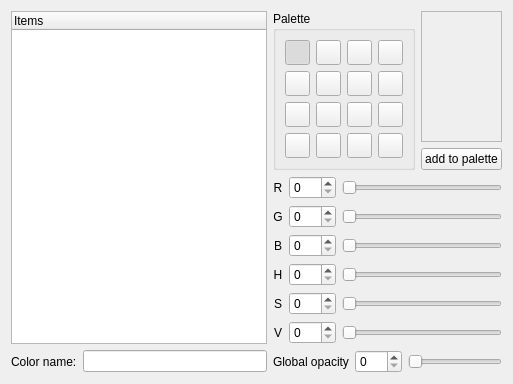
     <widget class="QWidget" name="tab2" >
      <attribute name="title">
       <string>Colors</string>
      </attribute>
      <layout class="QGridLayout" name="gridLayout_2">
       <item row="0" column="0" rowspan="2">
        <widget class="QTreeWidget" name="itemList">
         <property name="rootIsDecorated">
          <bool>true</bool>
         </property>
         <property name="allColumnsShowFocus">
          <bool>true</bool>
         </property>
         <column>
          <property name="text">
           <string>Items</string>
          </property>
         </column>
        </widget>
       </item>
       <item row="0" column="1">
        <widget class="QGroupBox" name="aPaletteBox">
         <property name="sizePolicy">
          <sizepolicy hsizetype="Maximum" vsizetype="Preferred">
           <horstretch>0</horstretch>
           <verstretch>0</verstretch>
          </sizepolicy>
         </property>
         <property name="focusPolicy">
          <enum>Qt::NoFocus</enum>
         </property>
         <property name="title">
          <string>Palette</string>
         </property>
         <property name="selectedId" stdset="0">
          <number>0</number>
         </property>
         <layout class="QGridLayout" name="gridLayout_1">
          <item row="0" column="0">
           <widget class="QPushButton" name="palette0">
            <property name="sizePolicy">
             <sizepolicy hsizetype="Fixed" vsizetype="Fixed">
              <horstretch>0</horstretch>
              <verstretch>0</verstretch>
             </sizepolicy>
            </property>
            <property name="minimumSize">
             <size>
              <width>25</width>
              <height>25</height>
             </size>
            </property>
            <property name="maximumSize">
             <size>
              <width>25</width>
              <height>25</height>
             </size>
            </property>
            <property name="autoFillBackground">
             <bool>false</bool>
            </property>
            <property name="text">
             <string/>
            </property>
            <property name="checkable">
             <bool>true</bool>
            </property>
            <property name="checked">
             <bool>true</bool>
            </property>
           </widget>
          </item>
          <item row="0" column="1">
           <widget class="QPushButton" name="palette1">
            <property name="sizePolicy">
             <sizepolicy hsizetype="Fixed" vsizetype="Fixed">
              <horstretch>0</horstretch>
              <verstretch>0</verstretch>
             </sizepolicy>
            </property>
            <property name="minimumSize">
             <size>
              <width>25</width>
              <height>25</height>
             </size>
            </property>
            <property name="maximumSize">
             <size>
              <width>25</width>
              <height>25</height>
             </size>
            </property>
            <property name="autoFillBackground">
             <bool>false</bool>
            </property>
            <property name="text">
             <string/>
            </property>
            <property name="checkable">
             <bool>true</bool>
            </property>
           </widget>
          </item>
          <item row="0" column="2">
           <widget class="QPushButton" name="palette2">
            <property name="sizePolicy">
             <sizepolicy hsizetype="Fixed" vsizetype="Fixed">
              <horstretch>0</horstretch>
              <verstretch>0</verstretch>
             </sizepolicy>
            </property>
            <property name="minimumSize">
             <size>
              <width>25</width>
              <height>25</height>
             </size>
            </property>
            <property name="maximumSize">
             <size>
              <width>25</width>
              <height>25</height>
             </size>
            </property>
            <property name="autoFillBackground">
             <bool>false</bool>
            </property>
            <property name="text">
             <string/>
            </property>
            <property name="checkable">
             <bool>true</bool>
            </property>
           </widget>
          </item>
          <item row="0" column="3">
           <widget class="QPushButton" name="palette3">
            <property name="sizePolicy">
             <sizepolicy hsizetype="Fixed" vsizetype="Fixed">
              <horstretch>0</horstretch>
              <verstretch>0</verstretch>
             </sizepolicy>
            </property>
            <property name="minimumSize">
             <size>
              <width>25</width>
              <height>25</height>
             </size>
            </property>
            <property name="maximumSize">
             <size>
              <width>25</width>
              <height>25</height>
             </size>
            </property>
            <property name="autoFillBackground">
             <bool>false</bool>
            </property>
            <property name="text">
             <string/>
            </property>
            <property name="checkable">
             <bool>true</bool>
            </property>
           </widget>
          </item>
          <item row="1" column="0">
           <widget class="QPushButton" name="palette4">
            <property name="sizePolicy">
             <sizepolicy hsizetype="Fixed" vsizetype="Fixed">
              <horstretch>0</horstretch>
              <verstretch>0</verstretch>
             </sizepolicy>
            </property>
            <property name="minimumSize">
             <size>
              <width>25</width>
              <height>25</height>
             </size>
            </property>
            <property name="maximumSize">
             <size>
              <width>25</width>
              <height>25</height>
             </size>
            </property>
            <property name="autoFillBackground">
             <bool>false</bool>
            </property>
            <property name="text">
             <string/>
            </property>
            <property name="checkable">
             <bool>true</bool>
            </property>
           </widget>
          </item>
          <item row="1" column="1">
           <widget class="QPushButton" name="palette5">
            <property name="sizePolicy">
             <sizepolicy hsizetype="Fixed" vsizetype="Fixed">
              <horstretch>0</horstretch>
              <verstretch>0</verstretch>
             </sizepolicy>
            </property>
            <property name="minimumSize">
             <size>
              <width>25</width>
              <height>25</height>
             </size>
            </property>
            <property name="maximumSize">
             <size>
              <width>25</width>
              <height>25</height>
             </size>
            </property>
            <property name="autoFillBackground">
             <bool>false</bool>
            </property>
            <property name="text">
             <string/>
            </property>
            <property name="checkable">
             <bool>true</bool>
            </property>
           </widget>
          </item>
          <item row="1" column="2">
           <widget class="QPushButton" name="palette6">
            <property name="sizePolicy">
             <sizepolicy hsizetype="Fixed" vsizetype="Fixed">
              <horstretch>0</horstretch>
              <verstretch>0</verstretch>
             </sizepolicy>
            </property>
            <property name="minimumSize">
             <size>
              <width>25</width>
              <height>25</height>
             </size>
            </property>
            <property name="maximumSize">
             <size>
              <width>25</width>
              <height>25</height>
             </size>
            </property>
            <property name="autoFillBackground">
             <bool>false</bool>
            </property>
            <property name="text">
             <string/>
            </property>
            <property name="checkable">
             <bool>true</bool>
            </property>
           </widget>
          </item>
          <item row="1" column="3">
           <widget class="QPushButton" name="palette7">
            <property name="sizePolicy">
             <sizepolicy hsizetype="Fixed" vsizetype="Fixed">
              <horstretch>0</horstretch>
              <verstretch>0</verstretch>
             </sizepolicy>
            </property>
            <property name="minimumSize">
             <size>
              <width>25</width>
              <height>25</height>
             </size>
            </property>
            <property name="maximumSize">
             <size>
              <width>25</width>
              <height>25</height>
             </size>
            </property>
            <property name="autoFillBackground">
             <bool>false</bool>
            </property>
            <property name="text">
             <string/>
            </property>
            <property name="checkable">
             <bool>true</bool>
            </property>
           </widget>
          </item>
          <item row="2" column="0">
           <widget class="QPushButton" name="palette8">
            <property name="sizePolicy">
             <sizepolicy hsizetype="Fixed" vsizetype="Fixed">
              <horstretch>0</horstretch>
              <verstretch>0</verstretch>
             </sizepolicy>
            </property>
            <property name="minimumSize">
             <size>
              <width>25</width>
              <height>25</height>
             </size>
            </property>
            <property name="maximumSize">
             <size>
              <width>25</width>
              <height>25</height>
             </size>
            </property>
            <property name="autoFillBackground">
             <bool>false</bool>
            </property>
            <property name="text">
             <string/>
            </property>
            <property name="checkable">
             <bool>true</bool>
            </property>
           </widget>
          </item>
          <item row="2" column="1">
           <widget class="QPushButton" name="palette9">
            <property name="sizePolicy">
             <sizepolicy hsizetype="Fixed" vsizetype="Fixed">
              <horstretch>0</horstretch>
              <verstretch>0</verstretch>
             </sizepolicy>
            </property>
            <property name="minimumSize">
             <size>
              <width>25</width>
              <height>25</height>
             </size>
            </property>
            <property name="maximumSize">
             <size>
              <width>25</width>
              <height>25</height>
             </size>
            </property>
            <property name="autoFillBackground">
             <bool>false</bool>
            </property>
            <property name="text">
             <string/>
            </property>
            <property name="checkable">
             <bool>true</bool>
            </property>
           </widget>
          </item>
          <item row="2" column="2">
           <widget class="QPushButton" name="palette10">
            <property name="sizePolicy">
             <sizepolicy hsizetype="Fixed" vsizetype="Fixed">
              <horstretch>0</horstretch>
              <verstretch>0</verstretch>
             </sizepolicy>
            </property>
            <property name="minimumSize">
             <size>
              <width>25</width>
              <height>25</height>
             </size>
            </property>
            <property name="maximumSize">
             <size>
              <width>25</width>
              <height>25</height>
             </size>
            </property>
            <property name="autoFillBackground">
             <bool>false</bool>
            </property>
            <property name="text">
             <string/>
            </property>
            <property name="checkable">
             <bool>true</bool>
            </property>
           </widget>
          </item>
          <item row="2" column="3">
           <widget class="QPushButton" name="palette11">
            <property name="sizePolicy">
             <sizepolicy hsizetype="Fixed" vsizetype="Fixed">
              <horstretch>0</horstretch>
              <verstretch>0</verstretch>
             </sizepolicy>
            </property>
            <property name="minimumSize">
             <size>
              <width>25</width>
              <height>25</height>
             </size>
            </property>
            <property name="maximumSize">
             <size>
              <width>25</width>
              <height>25</height>
             </size>
            </property>
            <property name="autoFillBackground">
             <bool>false</bool>
            </property>
            <property name="text">
             <string/>
            </property>
            <property name="checkable">
             <bool>true</bool>
            </property>
           </widget>
          </item>
          <item row="3" column="0">
           <widget class="QPushButton" name="palette12">
            <property name="sizePolicy">
             <sizepolicy hsizetype="Fixed" vsizetype="Fixed">
              <horstretch>0</horstretch>
              <verstretch>0</verstretch>
             </sizepolicy>
            </property>
            <property name="minimumSize">
             <size>
              <width>25</width>
              <height>25</height>
             </size>
            </property>
            <property name="maximumSize">
             <size>
              <width>25</width>
              <height>25</height>
             </size>
            </property>
            <property name="autoFillBackground">
             <bool>false</bool>
            </property>
            <property name="text">
             <string/>
            </property>
            <property name="checkable">
             <bool>true</bool>
            </property>
           </widget>
          </item>
          <item row="3" column="1">
           <widget class="QPushButton" name="palette13">
            <property name="sizePolicy">
             <sizepolicy hsizetype="Fixed" vsizetype="Fixed">
              <horstretch>0</horstretch>
              <verstretch>0</verstretch>
             </sizepolicy>
            </property>
            <property name="minimumSize">
             <size>
              <width>25</width>
              <height>25</height>
             </size>
            </property>
            <property name="maximumSize">
             <size>
              <width>25</width>
              <height>25</height>
             </size>
            </property>
            <property name="autoFillBackground">
             <bool>false</bool>
            </property>
            <property name="text">
             <string/>
            </property>
            <property name="checkable">
             <bool>true</bool>
            </property>
           </widget>
          </item>
          <item row="3" column="2">
           <widget class="QPushButton" name="palette14">
            <property name="sizePolicy">
             <sizepolicy hsizetype="Fixed" vsizetype="Fixed">
              <horstretch>0</horstretch>
              <verstretch>0</verstretch>
             </sizepolicy>
            </property>
            <property name="minimumSize">
             <size>
              <width>25</width>
              <height>25</height>
             </size>
            </property>
            <property name="maximumSize">
             <size>
              <width>25</width>
              <height>25</height>
             </size>
            </property>
            <property name="autoFillBackground">
             <bool>false</bool>
            </property>
            <property name="text">
             <string/>
            </property>
            <property name="checkable">
             <bool>true</bool>
            </property>
           </widget>
          </item>
          <item row="3" column="3">
           <widget class="QPushButton" name="palette15">
            <property name="sizePolicy">
             <sizepolicy hsizetype="Fixed" vsizetype="Fixed">
              <horstretch>0</horstretch>
              <verstretch>0</verstretch>
             </sizepolicy>
            </property>
            <property name="minimumSize">
             <size>
              <width>25</width>
              <height>25</height>
             </size>
            </property>
            <property name="maximumSize">
             <size>
              <width>25</width>
              <height>25</height>
             </size>
            </property>
            <property name="autoFillBackground">
             <bool>false</bool>
            </property>
            <property name="text">
             <string/>
            </property>
            <property name="checkable">
             <bool>true</bool>
            </property>
           </widget>
          </item>
         </layout>
        </widget>
       </item>
       <item row="0" column="2">
        <layout class="QVBoxLayout" name="verticalLayout">
         <item>
          <widget class="QFrame" name="colorframe">
           <property name="sizePolicy">
            <sizepolicy hsizetype="Expanding" vsizetype="Expanding">
             <horstretch>0</horstretch>
             <verstretch>0</verstretch>
            </sizepolicy>
           </property>
           <property name="frameShape">
            <enum>QFrame::StyledPanel</enum>
           </property>
           <property name="frameShadow">
            <enum>QFrame::Sunken</enum>
           </property>
          </widget>
         </item>
         <item>
          <widget class="QPushButton" name="addToPalette">
           <property name="text">
            <string>add to palette</string>
           </property>
          </widget>
         </item>
        </layout>
       </item>
       <item row="1" column="1" colspan="2">
        <layout class="QGridLayout">
         <item row="0" column="1">
          <widget class="QSpinBox" name="rval">
           <property name="maximum">
            <number>255</number>
           </property>
          </widget>
         </item>
         <item row="3" column="2">
          <widget class="QSlider" name="hslider">
           <property name="maximum">
            <number>255</number>
           </property>
           <property name="orientation">
            <enum>Qt::Horizontal</enum>
           </property>
          </widget>
         </item>
         <item row="2" column="0">
          <widget class="QLabel" name="textLabel3_2">
           <property name="text">
            <string>B</string>
           </property>
           <property name="alignment">
            <set>Qt::AlignCenter</set>
           </property>
           <property name="wordWrap">
            <bool>false</bool>
           </property>
          </widget>
         </item>
         <item row="4" column="0">
          <widget class="QLabel" name="textLabel5_2">
           <property name="text">
            <string>S</string>
           </property>
           <property name="alignment">
            <set>Qt::AlignCenter</set>
           </property>
           <property name="wordWrap">
            <bool>false</bool>
           </property>
          </widget>
         </item>
         <item row="3" column="0">
          <widget class="QLabel" name="textLabel4_2">
           <property name="text">
            <string>H</string>
           </property>
           <property name="alignment">
            <set>Qt::AlignCenter</set>
           </property>
           <property name="wordWrap">
            <bool>false</bool>
           </property>
          </widget>
         </item>
         <item row="2" column="1">
          <widget class="QSpinBox" name="bval">
           <property name="maximum">
            <number>255</number>
           </property>
          </widget>
         </item>
         <item row="5" column="2">
          <widget class="QSlider" name="vslider">
           <property name="maximum">
            <number>255</number>
           </property>
           <property name="orientation">
            <enum>Qt::Horizontal</enum>
           </property>
          </widget>
         </item>
         <item row="5" column="0">
          <widget class="QLabel" name="textLabel6_2">
           <property name="text">
            <string>V</string>
           </property>
           <property name="alignment">
            <set>Qt::AlignCenter</set>
           </property>
           <property name="wordWrap">
            <bool>false</bool>
           </property>
          </widget>
         </item>
         <item row="1" column="0">
          <widget class="QLabel" name="textLabel2_2">
           <property name="text">
            <string>G</string>
           </property>
           <property name="alignment">
            <set>Qt::AlignCenter</set>
           </property>
           <property name="wordWrap">
            <bool>false</bool>
           </property>
          </widget>
         </item>
         <item row="4" column="1">
          <widget class="QSpinBox" name="sval">
           <property name="maximum">
            <number>255</number>
           </property>
          </widget>
         </item>
         <item row="1" column="2">
          <widget class="QSlider" name="gslider">
           <property name="maximum">
            <number>255</number>
           </property>
           <property name="orientation">
            <enum>Qt::Horizontal</enum>
           </property>
          </widget>
         </item>
         <item row="4" column="2">
          <widget class="QSlider" name="sslider">
           <property name="maximum">
            <number>255</number>
           </property>
           <property name="orientation">
            <enum>Qt::Horizontal</enum>
           </property>
          </widget>
         </item>
         <item row="2" column="2">
          <widget class="QSlider" name="bslider">
           <property name="maximum">
            <number>255</number>
           </property>
           <property name="orientation">
            <enum>Qt::Horizontal</enum>
           </property>
          </widget>
         </item>
         <item row="1" column="1">
          <widget class="QSpinBox" name="gval">
           <property name="maximum">
            <number>255</number>
           </property>
          </widget>
         </item>
         <item row="0" column="2">
          <widget class="QSlider" name="rslider">
           <property name="sizePolicy">
            <sizepolicy hsizetype="Expanding" vsizetype="Fixed">
             <horstretch>0</horstretch>
             <verstretch>0</verstretch>
            </sizepolicy>
           </property>
           <property name="minimum">
            <number>0</number>
           </property>
           <property name="maximum">
            <number>255</number>
           </property>
           <property name="tracking">
            <bool>true</bool>
           </property>
           <property name="orientation">
            <enum>Qt::Horizontal</enum>
           </property>
           <property name="tickPosition">
            <enum>QSlider::NoTicks</enum>
           </property>
          </widget>
         </item>
         <item row="5" column="1">
          <widget class="QSpinBox" name="vval">
           <property name="maximum">
            <number>255</number>
           </property>
          </widget>
         </item>
         <item row="3" column="1">
          <widget class="QSpinBox" name="hval">
           <property name="maximum">
            <number>255</number>
           </property>
          </widget>
         </item>
         <item row="0" column="0">
          <widget class="QLabel" name="textLabel1">
           <property name="text">
            <string>R</string>
           </property>
           <property name="alignment">
            <set>Qt::AlignCenter</set>
           </property>
           <property name="wordWrap">
            <bool>false</bool>
           </property>
          </widget>
         </item>
        </layout>
       </item>
       <item row="2" column="0">
        <layout class="QHBoxLayout" name="horizontalLayout_3">
         <item>
          <widget class="QLabel" name="label">
           <property name="text">
            <string>Color name:</string>
           </property>
          </widget>
         </item>
         <item>
          <widget class="QLineEdit" name="colorNameLineEdit"/>
         </item>
        </layout>
       </item>
       <item row="2" column="1" colspan="2">
        <layout class="QHBoxLayout" name="horizontalLayout">
         <item>
          <widget class="QLabel" name="textLabel1_2">
           <property name="sizePolicy">
            <sizepolicy hsizetype="Preferred" vsizetype="Minimum">
             <horstretch>0</horstretch>
             <verstretch>0</verstretch>
            </sizepolicy>
           </property>
           <property name="text">
            <string>Global opacity</string>
           </property>
           <property name="alignment">
            <set>Qt::AlignCenter</set>
           </property>
           <property name="wordWrap">
            <bool>false</bool>
           </property>
          </widget>
         </item>
         <item>
          <widget class="QSpinBox" name="globalAlphaVal">
           <property name="maximum">
            <number>255</number>
           </property>
          </widget>
         </item>
         <item>
          <widget class="QSlider" name="globalAlphaSlider">
           <property name="sizePolicy">
            <sizepolicy hsizetype="Expanding" vsizetype="Minimum">
             <horstretch>0</horstretch>
             <verstretch>0</verstretch>
            </sizepolicy>
           </property>
           <property name="minimum">
            <number>0</number>
           </property>
           <property name="maximum">
            <number>255</number>
           </property>
           <property name="tracking">
            <bool>true</bool>
           </property>
           <property name="orientation">
            <enum>Qt::Horizontal</enum>
           </property>
           <property name="tickPosition">
            <enum>QSlider::NoTicks</enum>
           </property>
          </widget>
         </item>
        </layout>
       </item>
      </layout>
     </widget>
